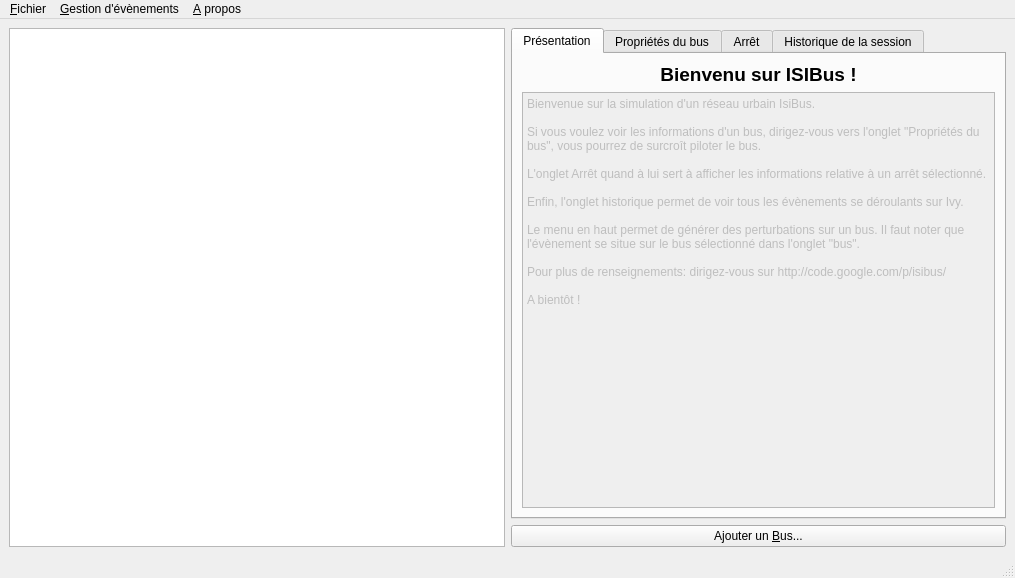
<ui version="4.0" >
 <class>Isibus</class>
 <widget class="QMainWindow" name="Isibus" >
  <property name="geometry" >
   <rect>
    <x>0</x>
    <y>0</y>
    <width>1015</width>
    <height>578</height>
   </rect>
  </property>
  <property name="windowTitle" >
   <string>MainWindow</string>
  </property>
  <widget class="QWidget" name="centralwidget" >
   <layout class="QGridLayout" >
    <property name="margin" >
     <number>9</number>
    </property>
    <property name="spacing" >
     <number>6</number>
    </property>
    <item row="0" column="1" >
     <widget class="QTabWidget" name="tabWidget" >
      <property name="currentIndex" >
       <number>0</number>
      </property>
      <widget class="QWidget" name="tab_etat_reseau" >
       <attribute name="title" >
        <string>Présentation</string>
       </attribute>
       <layout class="QGridLayout" >
        <property name="margin" >
         <number>9</number>
        </property>
        <property name="spacing" >
         <number>6</number>
        </property>
        <item row="1" column="0" >
         <widget class="QTextEdit" name="textEdit" >
          <property name="enabled" >
           <bool>false</bool>
          </property>
          <property name="html" >
           <string>&lt;html>&lt;head>&lt;meta name="qrichtext" content="1" />&lt;style type="text/css">
p, li { white-space: pre-wrap; }
&lt;/style>&lt;/head>&lt;body style=" font-family:'Sans Serif'; font-size:9pt; font-weight:400; font-style:normal; text-decoration:none;">
&lt;p style=" margin-top:0px; margin-bottom:0px; margin-left:0px; margin-right:0px; -qt-block-indent:0; text-indent:0px;">Bienvenue sur la simulation d'un réseau urbain IsiBus.&lt;/p>
&lt;p style="-qt-paragraph-type:empty; margin-top:0px; margin-bottom:0px; margin-left:0px; margin-right:0px; -qt-block-indent:0; text-indent:0px;">&lt;/p>
&lt;p style=" margin-top:0px; margin-bottom:0px; margin-left:0px; margin-right:0px; -qt-block-indent:0; text-indent:0px;">Si vous voulez voir les informations d'un bus, dirigez-vous vers l'onglet "Propriétés du bus", vous pourrez de surcroît piloter le bus. &lt;/p>
&lt;p style="-qt-paragraph-type:empty; margin-top:0px; margin-bottom:0px; margin-left:0px; margin-right:0px; -qt-block-indent:0; text-indent:0px;">&lt;/p>
&lt;p style=" margin-top:0px; margin-bottom:0px; margin-left:0px; margin-right:0px; -qt-block-indent:0; text-indent:0px;">L'onglet Arrêt quand à lui sert à afficher les informations relative à un arrêt sélectionné.&lt;/p>
&lt;p style="-qt-paragraph-type:empty; margin-top:0px; margin-bottom:0px; margin-left:0px; margin-right:0px; -qt-block-indent:0; text-indent:0px;">&lt;/p>
&lt;p style=" margin-top:0px; margin-bottom:0px; margin-left:0px; margin-right:0px; -qt-block-indent:0; text-indent:0px;">Enfin, l'onglet historique permet de voir tous les évènements se déroulants sur Ivy.&lt;/p>
&lt;p style="-qt-paragraph-type:empty; margin-top:0px; margin-bottom:0px; margin-left:0px; margin-right:0px; -qt-block-indent:0; text-indent:0px;">&lt;/p>
&lt;p style=" margin-top:0px; margin-bottom:0px; margin-left:0px; margin-right:0px; -qt-block-indent:0; text-indent:0px;">Le menu en haut permet de générer des perturbations sur un bus. Il faut noter que l'évènement se situe sur le bus sélectionné dans l'onglet "bus".&lt;/p>
&lt;p style="-qt-paragraph-type:empty; margin-top:0px; margin-bottom:0px; margin-left:0px; margin-right:0px; -qt-block-indent:0; text-indent:0px;">&lt;/p>
&lt;p style=" margin-top:0px; margin-bottom:0px; margin-left:0px; margin-right:0px; -qt-block-indent:0; text-indent:0px;">Pour plus de renseignements: dirigez-vous sur http://code.google.com/p/isibus/&lt;/p>
&lt;p style="-qt-paragraph-type:empty; margin-top:0px; margin-bottom:0px; margin-left:0px; margin-right:0px; -qt-block-indent:0; text-indent:0px;">&lt;/p>
&lt;p style=" margin-top:0px; margin-bottom:0px; margin-left:0px; margin-right:0px; -qt-block-indent:0; text-indent:0px;">A bientôt !&lt;/p>&lt;/body>&lt;/html></string>
          </property>
         </widget>
        </item>
        <item row="0" column="0" >
         <widget class="QLabel" name="label_5" >
          <property name="text" >
           <string>&lt;html>&lt;head>&lt;meta name="qrichtext" content="1" />&lt;style type="text/css">
p, li { white-space: pre-wrap; }
&lt;/style>&lt;/head>&lt;body style=" font-family:'Sans Serif'; font-size:9pt; font-weight:400; font-style:normal; text-decoration:none;">
&lt;p style=" margin-top:0px; margin-bottom:0px; margin-left:0px; margin-right:0px; -qt-block-indent:0; text-indent:0px;">&lt;span style=" font-size:14pt; font-weight:600;">Bienvenu sur ISIBus !&lt;/span>&lt;/p>&lt;/body>&lt;/html></string>
          </property>
          <property name="alignment" >
           <set>Qt::AlignCenter</set>
          </property>
         </widget>
        </item>
       </layout>
      </widget>
      <widget class="QWidget" name="tab_property" >
       <attribute name="title" >
        <string>Propriétés du bus</string>
       </attribute>
       <layout class="QGridLayout" >
        <property name="margin" >
         <number>9</number>
        </property>
        <property name="spacing" >
         <number>6</number>
        </property>
        <item row="2" column="0" colspan="2" >
         <widget class="QGroupBox" name="groupBox_2" >
          <property name="sizePolicy" >
           <sizepolicy>
            <hsizetype>5</hsizetype>
            <vsizetype>0</vsizetype>
            <horstretch>0</horstretch>
            <verstretch>0</verstretch>
           </sizepolicy>
          </property>
          <property name="title" >
           <string>Piloter le bus</string>
          </property>
          <layout class="QGridLayout" >
           <property name="margin" >
            <number>9</number>
           </property>
           <property name="spacing" >
            <number>6</number>
           </property>
           <item row="0" column="0" >
            <widget class="QPushButton" name="slowBusButton" >
             <property name="enabled" >
              <bool>false</bool>
             </property>
             <property name="text" >
              <string>Faire &amp;ralentir ce bus</string>
             </property>
             <property name="icon" >
              <iconset>../../build/ui/pics/bus_Slow.png</iconset>
             </property>
             <property name="iconSize" >
              <size>
               <width>30</width>
               <height>30</height>
              </size>
             </property>
            </widget>
           </item>
           <item row="0" column="1" >
            <widget class="QPushButton" name="accelBusButton" >
             <property name="enabled" >
              <bool>false</bool>
             </property>
             <property name="text" >
              <string>Faire &amp;accelerer ce bus</string>
             </property>
             <property name="icon" >
              <iconset>../../build/ui/pics/bus_Accel.png</iconset>
             </property>
             <property name="iconSize" >
              <size>
               <width>30</width>
               <height>30</height>
              </size>
             </property>
            </widget>
           </item>
          </layout>
         </widget>
        </item>
        <item row="4" column="0" colspan="2" >
         <widget class="QPushButton" name="delBusButton" >
          <property name="enabled" >
           <bool>false</bool>
          </property>
          <property name="text" >
           <string>&amp;Supprimer ce bus</string>
          </property>
          <property name="icon" >
           <iconset>../../build/ui/pics/bus_delete.png</iconset>
          </property>
          <property name="iconSize" >
           <size>
            <width>30</width>
            <height>30</height>
           </size>
          </property>
         </widget>
        </item>
        <item row="3" column="0" colspan="2" >
         <spacer>
          <property name="orientation" >
           <enum>Qt::Horizontal</enum>
          </property>
          <property name="sizeHint" >
           <size>
            <width>40</width>
            <height>20</height>
           </size>
          </property>
         </spacer>
        </item>
        <item row="0" column="1" >
         <widget class="QPushButton" name="button_viewbus" >
          <property name="text" >
           <string>Afficher ce bus</string>
          </property>
         </widget>
        </item>
        <item row="0" column="0" >
         <widget class="QComboBox" name="cbBus" />
        </item>
        <item row="1" column="0" colspan="2" >
         <widget class="QGroupBox" name="groupBox_3" >
          <property name="sizePolicy" >
           <sizepolicy>
            <hsizetype>5</hsizetype>
            <vsizetype>0</vsizetype>
            <horstretch>0</horstretch>
            <verstretch>0</verstretch>
           </sizepolicy>
          </property>
          <property name="title" >
           <string>Information sur le bus selectionné</string>
          </property>
          <layout class="QGridLayout" >
           <property name="margin" >
            <number>9</number>
           </property>
           <property name="spacing" >
            <number>6</number>
           </property>
           <item row="4" column="0" colspan="2" >
            <widget class="QGroupBox" name="groupBox_4" >
             <property name="title" >
              <string>Route / Segment</string>
             </property>
             <layout class="QGridLayout" >
              <property name="margin" >
               <number>9</number>
              </property>
              <property name="spacing" >
               <number>6</number>
              </property>
              <item row="0" column="1" >
               <widget class="QLCDNumber" name="lcdn_segment" />
              </item>
              <item row="0" column="0" >
               <widget class="QLCDNumber" name="lcdn_route" />
              </item>
             </layout>
            </widget>
           </item>
           <item row="1" column="1" >
            <widget class="QLCDNumber" name="lcdn_numero" />
           </item>
           <item row="1" column="0" >
            <widget class="QLabel" name="label_2" >
             <property name="text" >
              <string>Numéro du bus</string>
             </property>
            </widget>
           </item>
           <item row="0" column="1" >
            <widget class="QLCDNumber" name="lcdn_ligne" />
           </item>
           <item row="2" column="1" >
            <widget class="QLCDNumber" name="lcdn_capacite" />
           </item>
           <item row="0" column="0" >
            <widget class="QLabel" name="label" >
             <property name="text" >
              <string>Ligne</string>
             </property>
            </widget>
           </item>
           <item row="3" column="1" >
            <widget class="QLCDNumber" name="lcdn_vitesse" />
           </item>
           <item row="2" column="0" >
            <widget class="QLabel" name="label_3" >
             <property name="text" >
              <string>Capacité</string>
             </property>
            </widget>
           </item>
           <item row="3" column="0" >
            <widget class="QLabel" name="label_4" >
             <property name="text" >
              <string>Vitesse (km/h)</string>
             </property>
            </widget>
           </item>
          </layout>
         </widget>
        </item>
       </layout>
      </widget>
      <widget class="QWidget" name="tab_arret" >
       <attribute name="title" >
        <string>Arrêt</string>
       </attribute>
       <layout class="QGridLayout" >
        <property name="margin" >
         <number>9</number>
        </property>
        <property name="spacing" >
         <number>6</number>
        </property>
        <item row="0" column="2" colspan="2" >
         <widget class="QPushButton" name="button_viewarret" >
          <property name="text" >
           <string>Afficher l'arret</string>
          </property>
         </widget>
        </item>
        <item row="0" column="0" colspan="2" >
         <widget class="QComboBox" name="cb_arret" />
        </item>
        <item row="1" column="0" >
         <widget class="QGroupBox" name="gbBus1" >
          <property name="title" >
           <string>Bus Arrivant 1</string>
          </property>
          <layout class="QGridLayout" >
           <property name="margin" >
            <number>9</number>
           </property>
           <property name="spacing" >
            <number>6</number>
           </property>
           <item row="1" column="0" >
            <widget class="QLabel" name="lcdArretBusStatus1" >
             <property name="text" >
              <string>Status</string>
             </property>
             <property name="alignment" >
              <set>Qt::AlignCenter</set>
             </property>
            </widget>
           </item>
           <item row="0" column="0" >
            <widget class="QLCDNumber" name="lcdArretBus1" />
           </item>
          </layout>
         </widget>
        </item>
        <item row="2" column="0" colspan="4" >
         <widget class="QGroupBox" name="groupBox" >
          <property name="title" >
           <string>Pasager</string>
          </property>
          <widget class="QPushButton" name="pushButton" >
           <property name="enabled" >
            <bool>false</bool>
           </property>
           <property name="geometry" >
            <rect>
             <x>11</x>
             <y>93</y>
             <width>451</width>
             <height>27</height>
            </rect>
           </property>
           <property name="text" >
            <string>Ajouter un passager à cet arret</string>
           </property>
          </widget>
         </widget>
        </item>
        <item row="1" column="1" colspan="2" >
         <widget class="QGroupBox" name="gbBus2" >
          <property name="title" >
           <string>Bus Arrivant 2</string>
          </property>
          <layout class="QGridLayout" >
           <property name="margin" >
            <number>9</number>
           </property>
           <property name="spacing" >
            <number>6</number>
           </property>
           <item row="1" column="0" >
            <widget class="QLabel" name="lcdArretBusStatus2" >
             <property name="text" >
              <string>Status</string>
             </property>
             <property name="alignment" >
              <set>Qt::AlignCenter</set>
             </property>
            </widget>
           </item>
           <item row="0" column="0" >
            <widget class="QLCDNumber" name="lcdArretBus2" />
           </item>
          </layout>
         </widget>
        </item>
        <item row="1" column="3" >
         <widget class="QGroupBox" name="gbBus3" >
          <property name="title" >
           <string>Bus Arrivant 3</string>
          </property>
          <layout class="QGridLayout" >
           <property name="margin" >
            <number>9</number>
           </property>
           <property name="spacing" >
            <number>6</number>
           </property>
           <item row="1" column="0" >
            <widget class="QLabel" name="lcdArretBusStatus3" >
             <property name="text" >
              <string>Status</string>
             </property>
             <property name="alignment" >
              <set>Qt::AlignCenter</set>
             </property>
            </widget>
           </item>
           <item row="0" column="0" >
            <widget class="QLCDNumber" name="lcdArretBus3" />
           </item>
          </layout>
         </widget>
        </item>
       </layout>
      </widget>
      <widget class="QWidget" name="tab_historique" >
       <attribute name="title" >
        <string>Historique de la session</string>
       </attribute>
       <layout class="QGridLayout" >
        <property name="margin" >
         <number>9</number>
        </property>
        <property name="spacing" >
         <number>6</number>
        </property>
        <item row="0" column="0" >
         <widget class="QListWidget" name="lw_historique" />
        </item>
       </layout>
      </widget>
     </widget>
    </item>
    <item rowspan="2" row="0" column="0" >
     <widget class="QGraphicsView" name="mainView" />
    </item>
    <item row="1" column="1" >
     <widget class="QPushButton" name="addBusButton" >
      <property name="text" >
       <string>Ajouter un &amp;Bus...</string>
      </property>
      <property name="icon" >
       <iconset>pics/bus_new.png</iconset>
      </property>
      <property name="iconSize" >
       <size>
        <width>30</width>
        <height>30</height>
       </size>
      </property>
     </widget>
    </item>
   </layout>
  </widget>
  <widget class="QMenuBar" name="menubar" >
   <property name="geometry" >
    <rect>
     <x>0</x>
     <y>0</y>
     <width>1015</width>
     <height>29</height>
    </rect>
   </property>
   <widget class="QMenu" name="menuAbout" >
    <property name="title" >
     <string>&amp;A propos</string>
    </property>
   </widget>
   <widget class="QMenu" name="menu_File" >
    <property name="title" >
     <string>&amp;Fichier</string>
    </property>
    <addaction name="action_Quit" />
   </widget>
   <widget class="QMenu" name="menu_Gestion_d_v_nements" >
    <property name="title" >
     <string>&amp;Gestion d'évènements</string>
    </property>
    <addaction name="actionProvoquer_la_panne_d_un_bus" />
    <addaction name="actionProvoquer_une_m_eute_dans_un_bus" />
    <addaction name="actionCr_er_un_bouchon_sur_le_r_seau_routier" />
   </widget>
   <addaction name="menu_File" />
   <addaction name="menu_Gestion_d_v_nements" />
   <addaction name="menuAbout" />
  </widget>
  <widget class="QStatusBar" name="statusbar" />
  <action name="action_Quit" >
   <property name="text" >
    <string>&amp;Quit</string>
   </property>
  </action>
  <action name="actionProvoquer_la_panne_d_un_bus" >
   <property name="text" >
    <string>Provoquer la &amp;panne d'un bus</string>
   </property>
  </action>
  <action name="actionProvoquer_une_m_eute_dans_un_bus" >
   <property name="text" >
    <string>Provoquer une ém&amp;eute dans un bus</string>
   </property>
  </action>
  <action name="actionCr_er_un_bouchon_sur_le_r_seau_routier" >
   <property name="text" >
    <string>Créer un &amp;bouchon sur le réseau routier</string>
   </property>
  </action>
 </widget>
 <resources/>
 <connections/>
</ui>
